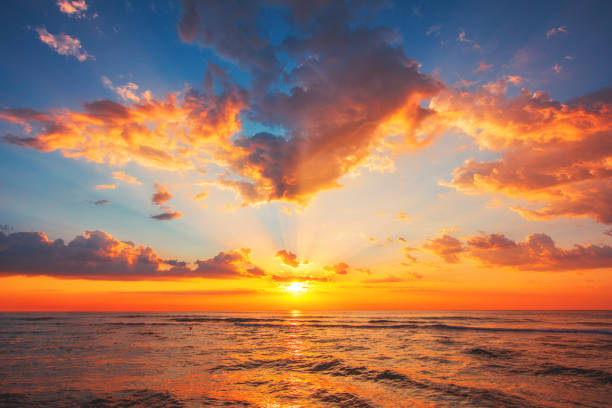
//> input picture 4_cv_basics/3_interpolation/assets/pixel1.jpg, 612 x 408 px
$ ./main   (built with g++ and OpenCV 4)
//> lines starting //> are read from the running program, lines starting //| are printed output that depends on the picture
### 4_cv_basics/3_interpolation/src/interpolation.hpp
// [23 lines of licence text are left out]
#pragma once
#include <opencv4/opencv2/opencv.hpp>
#include <iostream>
#include <cmath>

cv::Scalar_<uint8_t> getPixel(cv::Mat img, int y, int x, int channels);                  // declaration of getPixel used to get pixel value
void setPixel(cv::Mat img, cv::Scalar_<uint8_t> v, int y, int x, int channels);          // declaration of setPixel used to set pixel value
cv::Mat bilinear_interpolate(cv::Mat img, int width, int height, int channels);          // declaration of bilinear_interpolate to resize image using bilinear interpolation
cv::Mat nearest_neighbour_interpolate(cv::Mat img, int width, int height, int channels); // declaration of nearest_neighbour_interpolate to resize image using nearest neighbour
void show(cv::Mat img, std::string windowName);                                          // declaration of show utility function to easily show an image Matrix

### 4_cv_basics/3_interpolation/src/interpolation.cpp
// [23 lines of licence text are left out]
#include <opencv2/opencv.hpp>
#include <iostream>
#include <cmath>
#include "interpolation.hpp"

cv::Scalar_<uint8_t> getPixel(cv::Mat imageData, int y, int x, int channels)
{
    /* Fetches the pixel corresponding to the coordinate x,y .
       OpenCV uses BGR Format and this leads to the following convention:

       Returns a cv Scalar_ object of type unisigned integer (0-256)

       Arguments :
       cv :: Mat : Matrix representing image
       int x : Row number of the pixel indexed from 0
       int y : Column number of the pixel indexed from 0
       int channels : No of channels in image

*/
    uint8_t *pixelPtr = (uint8_t *)imageData.data; // ptr to access data of image
    cv::Scalar_<uint8_t> bgrPixel;                 // cv::Scalar object to store pixel values of the 3 channels

    bgrPixel.val[0] = pixelPtr[y * imageData.cols * channels + x * channels + 0]; // Set channel 0
    bgrPixel.val[1] = pixelPtr[y * imageData.cols * channels + x * channels + 1]; // Set channel 1
    bgrPixel.val[2] = pixelPtr[y * imageData.cols * channels + x * channels + 2]; // Set channel 2

    return bgrPixel;
}
void setPixel(cv::Mat imageData, cv::Scalar_<uint8_t> v, int y, int x, int channels)
{
    /* Sets the pixel corresponding to the coordinate x,y a .
       OpenCV uses BGR Format and this leads to the following convention:


       Returns void

       Arguments :
       cv :: Mat imageData : Matrix representing image
       int v : Value of pixel to be set
       int x : Row number of the pixel indexed from 0
       int y : Column number of the pixel indexed from 0
       int channels : No of channels in image

*/

    uint8_t *pixelPtr = (uint8_t *)imageData.data; // ptr to access values in imageData array

    pixelPtr[y * imageData.cols * channels + x * channels + 0] = v.val[0]; // Set pixel at channel 0 and coordinates y,x
    pixelPtr[y * imageData.cols * channels + x * channels + 1] = v.val[1]; // Set pixel at channel 1 and coordinates y,x
    pixelPtr[y * imageData.cols * channels + x * channels + 2] = v.val[2]; // Set pixel at channel 2 and coordinates y,x
}

cv::Mat bilinear_interpolate(cv::Mat imageData, int width, int height, int channels)
{

    /* Interpolates the image to desired size using bilinear Interpolation


         Returns interpolated image as a cv::Mat object .

         Arguments :
         cv :: Mat imageData : Matrix representing image to be interpolated
         int width : width of resized image
         int height : height of resized image
         int channels : No of channels in image

  */

    int x_l, y_l, x_h, y_h;                                              // for storing coordinates of top left and bottom right neighbour
    float x_weight, y_weight;                                            // used in formula for interpolation
    cv::Mat newImage = cv::Mat::zeros(cv::Size(width, height), CV_8UC3); // image which will be returned
    double x_ratio = (double)(imageData.cols - 1) / (width - 1);         // used for mapping from new image to original image
    double y_ratio = (double)(imageData.rows - 1) / (height - 1);        // used for mapping from new image to original image

    cv::Scalar_<uint8_t> a, b, c, d, pixel; // Storing pixel values of neighbouring pixels and interpolated pixel

    for (int i = 0; i < height; i++)
    {
        for (int j = 0; j < width; j++)
        {
            // Loop through every pixel and find coordinated of top left and bottom right pixel

            x_l = std::floor(x_ratio * j);
            y_l = std::floor(y_ratio * i);
            x_h = std::ceil(x_ratio * j);
            y_h = std::ceil(y_ratio * i);

            // weights to map pixel to original image
            x_weight = (x_ratio * j - x_l);
            y_weight = (y_ratio * i - y_l);

            // retrieve neighbouring pixels from original array
            a = getPixel(imageData, y_l, x_l, channels);
            b = getPixel(imageData, y_l, x_h, channels);
            c = getPixel(imageData, y_h, x_l, channels);
            d = getPixel(imageData, y_h, x_h, channels);
            for (int k = 0; k < channels; k++)
            {
                // loop through channels and set pixel value using bilinear interpolation formula
                pixel.val[k] = a.val[k] * (1 - x_weight) * (1 - y_weight) + b.val[k] * (x_weight) * (1 - y_weight) + c.val[k] * (1 - x_weight) * (y_weight) + d.val[k] * (x_weight) * (y_weight);
            }
            setPixel(newImage, pixel, i, j, channels); // Assign the new pixel formed in newImage
        }
    }
    return newImage; // return new Interpolated Image
}

cv::Mat nearest_neighbour_interpolate(cv::Mat imageData, int width, int height, int channels)
{
    /* Interpolates the image to desired size using nearest neighbour Interpolation


     Returns interpolated image as a cv::Mat object .

     Arguments :
     cv :: Mat imageData : Matrix representing image to be interpolated
     int width : width of resized image
     int height : height of resized image
     int channels : No of channels in image

*/
    cv ::Mat newImage = cv::Mat::zeros(cv::Size(width, height), CV_8UC3); // to store the new Interpolated image
    double x_ratio = (double)(imageData.cols - 1) / (width - 1);          // used for mapping from new image to original image
    double y_ratio = (double)(imageData.rows - 1) / (height - 1);         // used for mapping from new image to original image

    cv::Scalar_<uint8_t> nearest_pixel, pixel; // for storing nearest pixel in original image and pixel in new image

    for (int i = 0; i < height; i++)
    {
        for (int j = 0; j < width; j++)
        {
            // nearest pixel is the pixel whose coordinates are integral and closest to mapped pixel
            nearest_pixel = getPixel(imageData, std::round(i * y_ratio), std::round(j * x_ratio), channels);

            // loop through channels and assign nearest pixel value to pixel
            for (int k = 0; k < channels; k++)
            {

                pixel.val[k] = nearest_pixel.val[k];
            }
            setPixel(newImage, pixel, i, j, channels); // Assign the new pixel formed in newImage
        }
    }

    return newImage; // return new Interpolated Image
}

void show(cv::Mat imageData, std::string windowName)
{

    /* Shows the desired image in a window with desired title

       Returns void

       Arguments :
       cv :: Mat imageData : Matrix representing image to be shown
       std :: string windowName : Title of the window

*/
    cv::namedWindow(windowName);       // create a window with windowName as name
    cv::imshow(windowName, imageData); // show this image in that window
    cv::waitKey(0);                    // wait till user exits
    cv::destroyWindow(windowName);     // destroy window
}

### 4_cv_basics/8_Interpolation/src/main.cpp
#include "interpolation.hpp"
#include <opencv2/opencv.hpp>
#include <iostream>
#include <cmath>

int main(int argc, char **argv)
{
    cv::Mat image = cv::imread("../assets/pixel1.jpg");                          // Reading image
//> image is the input picture: 408 rows x 612 cols, CV_8UC3; mean B, G, R 96.6, 118.3, 160.3
    cv::Mat downscale_image = nearest_neighbour_interpolate(image, 100, 100, 3); // Performing nearest neighbour interpolation on image
//> the loop in nearest_neighbour_interpolate, `for (int i = 0; i < height; i++)` made 100 passes
//> nearest_pixel on passes 1 to 12: Scalar(92, 60, 41), Scalar(94, 62, 43), Scalar(96, 63, 44), Scalar(97, 64, 45), Scalar(98, 65, 46), Scalar(100, 67, 48), Scalar(101, 69, 46), Scalar(101, 69, 46), Scalar(105, 71, 48), Scalar(105, 71, 48), Scalar(105, 71, 48), Scalar(107, 73, 50)
//> after the loop in nearest_neighbour_interpolate, `for (int i = 0; i < height; i++)`:
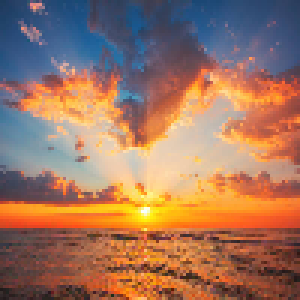
//> newImage: 100 rows x 100 cols, CV_8UC3 (shown 3 times larger); mean B, G, R 96.1, 117.4, 158.9
//> after the loop in nearest_neighbour_interpolate, `for (int i = 0; i < height; i++)`: nearest_pixel = Scalar(46, 56, 116)
    cv::Mat upscale_image = bilinear_interpolate(image, 1000, 1000, 3);          // Performing bilinear interpolation on image
//> the loop in bilinear_interpolate, `for (int i = 0; i < height; i++)` made 1000 passes
//> (y_l, y_h, y_weight) on passes 1 to 3: (0, 0, 0), (0, 1, 0.407), (0, 1, 0.815)
//> after the loop in bilinear_interpolate, `for (int i = 0; i < height; i++)`:
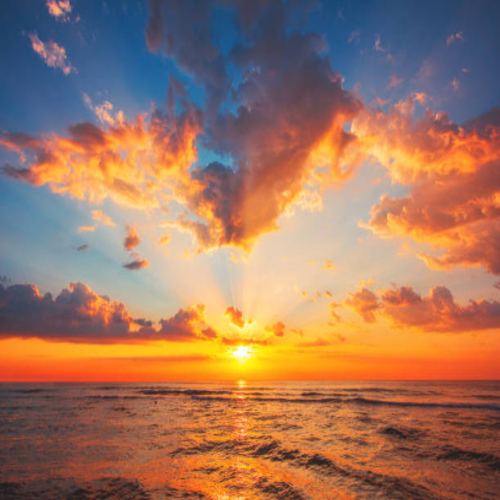
//> newImage: 1000 rows x 1000 cols, CV_8UC3 (shown at 1/2 size); mean B, G, R 96.2, 118, 160
//> after the loop in bilinear_interpolate, `for (int i = 0; i < height; i++)`: x_l = 611; y_l = 407; x_h = 611; y_h = 407; x_weight = 0
    cv::imwrite("../assets/pixeli3s.jpg", upscale_image);                        // Saving image
    cv::imwrite("../assets/pixeli3d.jpg", downscale_image);                      // Saving image
    show(upscale_image, "Interpolation UpScaling!");                             // show image using show function defined in interpolation.cpp
    show(downscale_image, "Interpolation DownScaling!");                         // show image using show function defined in interpolation.cpp
}

$ run again, with 4_cv_basics/3_interpolation/assets/pixel3.jpg copied over 4_cv_basics/3_interpolation/assets/pixel1.jpg
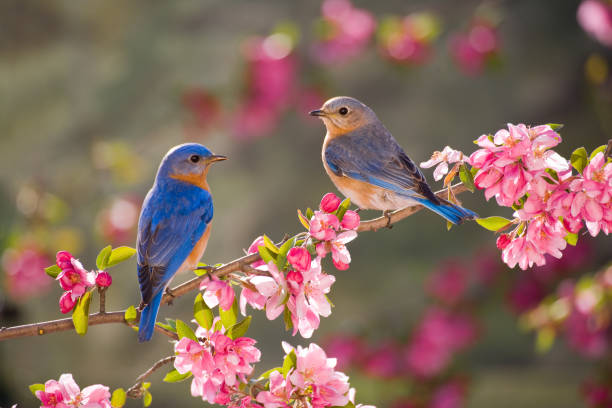
//> input picture 4_cv_basics/3_interpolation/assets/pixel3.jpg, 612 x 408 px
//> image is the input picture: 408 rows x 612 cols, CV_8UC3; mean B, G, R 94.3, 105.5, 134.4
//> the loop in nearest_neighbour_interpolate, `for (int i = 0; i < height; i++)` made 100 passes
//> nearest_pixel on passes 1 to 8: Scalar(50, 79, 110), Scalar(50, 64, 112), Scalar(69, 51, 120), Scalar(72, 37, 127), Scalar(77, 35, 136), Scalar(86, 50, 150), Scalar(98, 64, 164), Scalar(121, 91, 180)
//> after the loop in nearest_neighbour_interpolate, `for (int i = 0; i < height; i++)`:
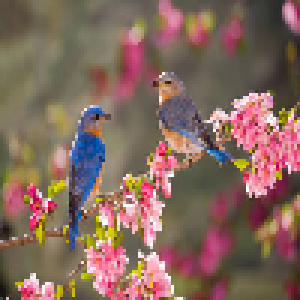
//> newImage: 100 rows x 100 cols, CV_8UC3 (shown 3 times larger); mean B, G, R 93.7, 104.9, 133.6
//> after the loop in nearest_neighbour_interpolate, `for (int i = 0; i < height; i++)`: nearest_pixel = Scalar(33, 17, 81)
//> the loop in bilinear_interpolate, `for (int i = 0; i < height; i++)` made 1000 passes
//> (y_l, y_h, y_weight) on passes 1 to 3: (0, 0, 0), (0, 1, 0.407), (0, 1, 0.815)
//> after the loop in bilinear_interpolate, `for (int i = 0; i < height; i++)`:
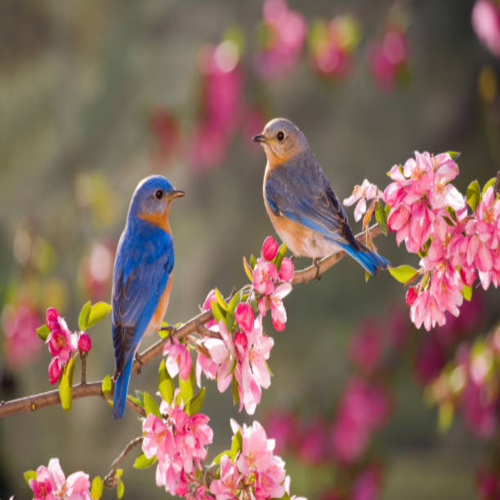
//> newImage: 1000 rows x 1000 cols, CV_8UC3 (shown at 1/2 size); mean B, G, R 93.9, 105.1, 133.9
//> after the loop in bilinear_interpolate, `for (int i = 0; i < height; i++)`: x_l = 611; y_l = 407; x_h = 611; y_h = 407; x_weight = 0

$ run again, with 4_cv_basics/3_interpolation/assets/pixeli2d.jpg copied over 4_cv_basics/3_interpolation/assets/pixel1.jpg
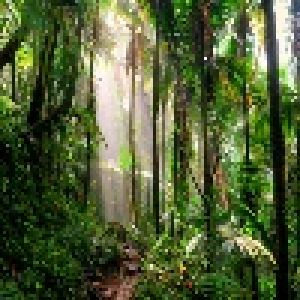
//> input picture 4_cv_basics/3_interpolation/assets/pixeli2d.jpg, 100 x 100 px (shown 3 times larger)
//> image is the input picture: 100 rows x 100 cols, CV_8UC3; mean B, G, R 54.1, 95.5, 81.8
//> the loop in nearest_neighbour_interpolate, `for (int i = 0; i < height; i++)` made 100 passes
//> nearest_pixel on passes 1 to 8: Scalar(105, 86, 71), Scalar(105, 82, 66), Scalar(101, 73, 56), Scalar(104, 75, 60), Scalar(174, 151, 143), Scalar(119, 100, 97), Scalar(165, 147, 148), Scalar(167, 153, 155)
//> after the loop in nearest_neighbour_interpolate, `for (int i = 0; i < height; i++)`: nearest_pixel = Scalar(18, 45, 25)
//> the loop in bilinear_interpolate, `for (int i = 0; i < height; i++)` made 1000 passes
//> (y_l, y_h, y_weight) on passes 1 to 3: (0, 0, 0), (0, 1, 0.0991), (0, 1, 0.198)
//> after the loop in bilinear_interpolate, `for (int i = 0; i < height; i++)`:
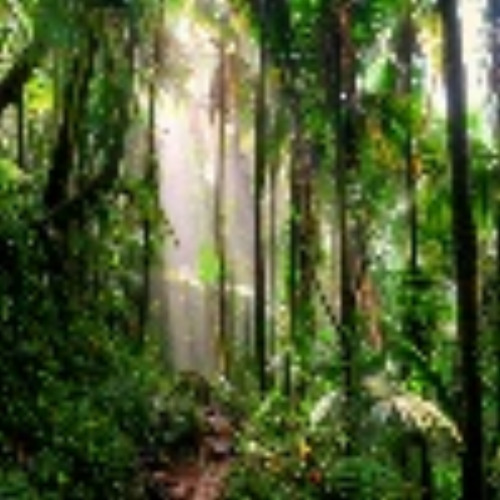
//> newImage: 1000 rows x 1000 cols, CV_8UC3 (shown at 1/2 size); mean B, G, R 53.9, 95.5, 81.9
//> after the loop in bilinear_interpolate, `for (int i = 0; i < height; i++)`: x_l = 99; x_weight = 0
